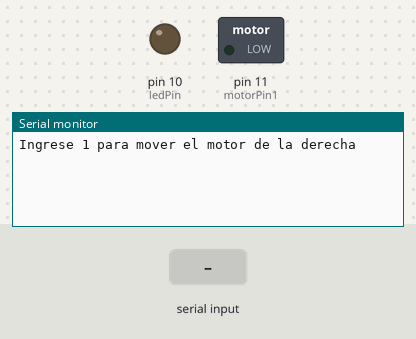
Bench run of a sketch on a simulated Arduino Uno, built with avr-gcc and run on an emulated ATmega328P. On the bench: switched loads named in the sketch (green lamp = pin HIGH), output pins drawn as LEDs (lit = HIGH), the last lines printed to the serial monitor. The inputs (shaded band) are chosen by the test bench.

Above: at 1.2 s.
1.3 s: "90,45,200\n" received over Serial
At 3.5 s:
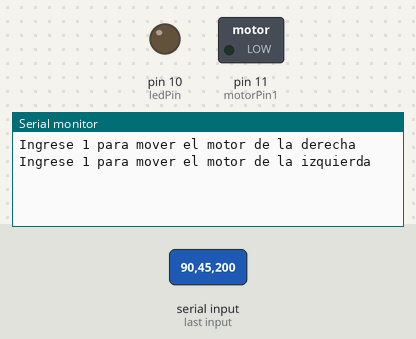
3.8 s: "30,150,10\n" received over Serial
At 5.6 s:
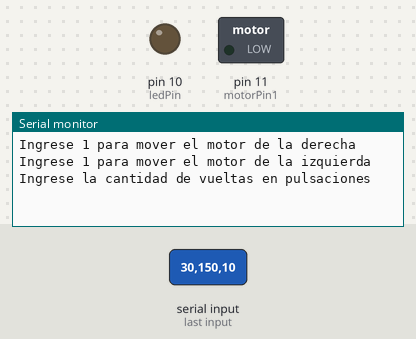
6.3 s: "90,45\n" received over Serial
At 7.2 s:
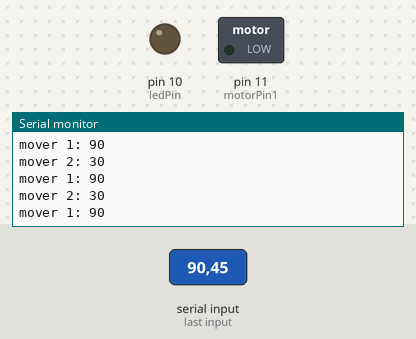

The sketch:

Control_manual_motores_paso.ino
```cpp
// Include the AccelStepper Library
#include <AccelStepper.h>

// Define step constant para motores pequeños
#define FULLSTEP 4
#define HALFSTEP 8

#define motorPin1  11     // IN1 on ULN2003 ==> Blue   on 28BYJ-48
#define motorPin2  10     // IN2 on ULN2004 ==> Pink   on 28BYJ-48
#define motorPin3  9    // IN3 on ULN2003 ==> Yellow on 28BYJ-48
#define motorPin4  8    // IN4 on ULN2003 ==> Orange on 28BYJ-48

#define B_motorPin1  7     // IN1 on ULN2003 ==> Blue   on 28BYJ-48
#define B_motorPin2  6     // IN2 on ULN2004 ==> Pink   on 28BYJ-48
#define B_motorPin3  5    // IN3 on ULN2003 ==> Yellow on 28BYJ-48
#define B_motorPin4  4    // IN4 on ULN2003 ==> Orange on 28BYJ-48


// NOTE: The sequence 1-3-2-4 is required for proper sequencing of 28BYJ-48
AccelStepper myStepper1(FULLSTEP, motorPin1, motorPin3, motorPin2, motorPin4);
AccelStepper myStepper2(FULLSTEP, B_motorPin1, B_motorPin3, B_motorPin2, B_motorPin4);

// define para mototres nema 37
// Pins entered in sequence IN1-IN3-IN2-IN4 for proper step sequence
//AccelStepper myStepper1(1, 11, 10);
//AccelStepper myStepper2(1, 8, 9);


const int ledPin =  10; //Salida direccion de giro
int mover1=0;
int mover2=0;
int vueltas=1024;
int buttonState = 0;//Variable para almacenar los estados de la entrada digital

void setup()
{
  Serial.begin(9600);
  pinMode(11, OUTPUT);
  //pinMode(buttonPin, INPUT);
  pinMode(ledPin, OUTPUT);
  // set the maximum speed, acceleration factor,
  // initial speed and the target position
  myStepper1.setMaxSpeed(250.0);
  myStepper1.setAcceleration(50.0);
  myStepper1.setSpeed(250);
  myStepper1.moveTo(vueltas);

  myStepper2.setMaxSpeed(250.0);
  myStepper2.setAcceleration(50.0);
  myStepper2.setSpeed(250);
  myStepper2.moveTo(vueltas);
}

void ingreso_datos()
{
  while (Serial.available() > 0)
  {
     mover1 = Serial.parseInt();
  }
  Serial.println("Ingrese 1 para mover el motor de la derecha");
  while (Serial.available() == 0)
  {
  }
  mover1 = Serial.parseInt();

  while (Serial.available() > 0)
  {
     mover2 = Serial.parseInt();
  }
  Serial.println("Ingrese 1 para mover el motor de la izquierda");
  while (Serial.available() == 0)
  {
  }
  mover2 = Serial.parseInt();

  while (Serial.available() > 0)
  {
     vueltas = Serial.parseInt();
  }
  Serial.println("Ingrese la cantidad de vueltas en pulsaciones");
  while (Serial.available() == 0)
  {
  }
  vueltas = Serial.parseInt();
  delay(20);
}

// the loop function runs over and over again forever
void loop()
{
  while ((mover1==0) && (mover2==0))
  {
  ingreso_datos();
  }
  Serial.print("mover 1: ");
  Serial.println(mover1);
  Serial.print("mover 2: ");
  Serial.println(mover2);
  //Change direction at the limits
  // Change direction once the motor reaches target position
     if (myStepper1.distanceToGo() == 0)
     {
       //myStepper1.moveTo(-myStepper1.currentPosition());
       myStepper1.stop();
     }

     if (myStepper2.distanceToGo() == 0)
     {
       myStepper2.moveTo(-myStepper2.currentPosition());
     }
    if (mover1 == 1)
    {
      myStepper1.run();
    }

   if (mover2 == 1)
    {
      myStepper2.run();
    }
   else
   {

   }
}
```

Measured:
- after the input at 1.3 s, the serial monitor: prints a new line after 1.0 s (image 1)
- after the input at 3.8 s, the serial monitor: prints a new line after 1.0 s (image 2)
- after the input at 6.3 s, the serial monitor: prints a new line at once (image 3)
